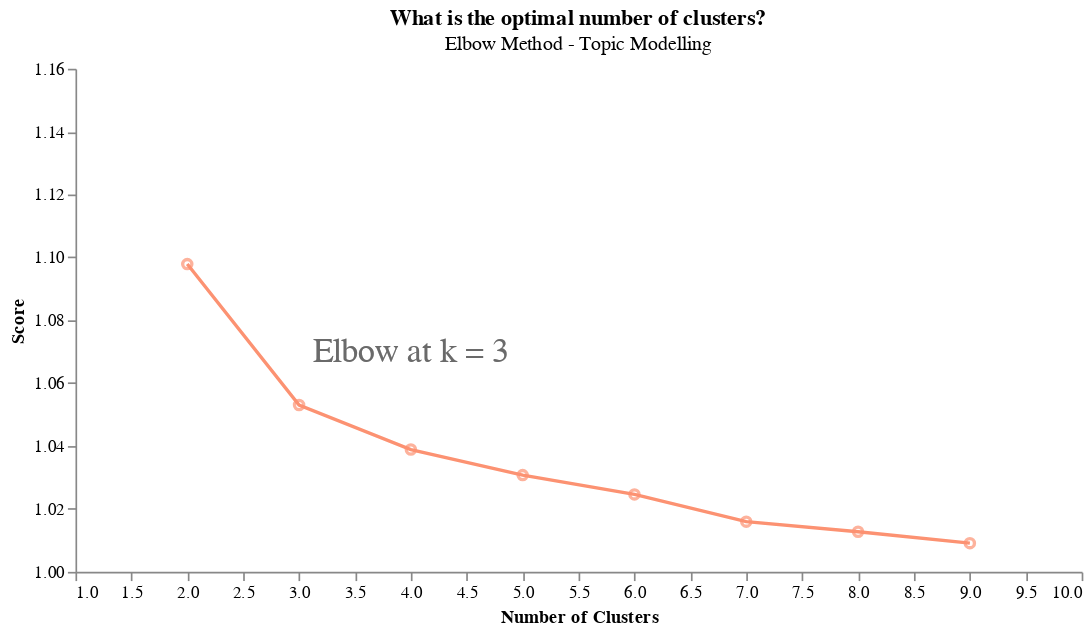

Here is the notebook cell this chart was saved with:
### Code cell
df_cost['text_x'] = 4
df_cost['text_y'] = 1.07

elbow_plot = (
        alt.Chart(df_cost)
        .mark_line()
        .encode(
            x = alt.X("cluster", title="Number of Clusters"),
            y=alt.Y("cost_normal", title="Score",scale = alt.Scale(domain=[1,1.15])
                   ),
            color=alt.value('#fc9272'),
            tooltip=[alt.Tooltip('cost_normal')]
        )
    ).properties(width=600,title={
      "text": ["What is the optimal number of clusters?"], 
      "subtitle": ["Elbow Method - Topic Modelling"]
    },).interactive()

elbow_plot_point = (
        alt.Chart(df_cost)
        .mark_point()
        .encode(
            x = alt.X("cluster", title="Number of Clusters",scale = alt.Scale(domain=[1.9,9.5])),
            y=alt.Y("cost_normal", title="Score",scale = alt.Scale(domain=[1,1.15])
                   ),
            color=alt.value('#fc9272'),
            tooltip=[alt.Tooltip('cost_normal')]
        )
    ).properties(width=600,title={
      "text": ["What is the optimal number of clusters?"], 
      "subtitle": ["Elbow Method - Topic Modelling"]
    },).interactive()


text = alt.Chart(df_cost).mark_text(opacity = 0.1,size =20,
    text='Elbow at k = 3', angle=0
).encode(
    x='text_x', y='text_y'
)

elbow_plot = alt.layer(
    elbow_plot,elbow_plot_point,text#,rect,rect2,text2,text
).configure_axis(
    grid=False
).configure_view(
    strokeWidth=0
)

elbow_plot.save("plots/elbow_plot.html")
elbow_plot

### Figure 1 — Vega-Lite specification as saved in the notebook (floating-point values rounded to 4 significant figures)
{"config": {"view": {"continuousWidth": 400, "continuousHeight": 300, "strokeWidth": 0}, "axis": {"grid": false}}, "layer": [{"mark": "line", "encoding": {"color": {"value": "#fc9272"}, "tooltip": [{"field": "cost_normal", "type": "quantitative"}], "x": {"field": "cluster", "title": "Number of Clusters", "type": "quantitative"}, "y": {"field": "cost_normal", "scale": {"domain": [1, 1.15]}, "title": "Score", "type": "quantitative"}}, "selection": {"selector001": {"type": "interval", "bind": "scales", "encodings": ["x", "y"]}}, "title": {"text": ["What is the optimal number of clusters?"], "subtitle": ["Elbow Method - Topic Modelling"]}, "width": 600}, {"mark": "point", "encoding": {"color": {"value": "#fc9272"}, "tooltip": [{"field": "cost_normal", "type": "quantitative"}], "x": {"field": "cluster", "scale": {"domain": [1.9, 9.5]}, "title": "Number of Clusters", "type": "quantitative"}, "y": {"field": "cost_normal", "scale": {"domain": [1, 1.15]}, "title": "Score", "type": "quantitative"}}, "selection": {"selector002": {"type": "interval", "bind": "scales", "encodings": ["x", "y"]}}, "title": {"text": ["What is the optimal number of clusters?"], "subtitle": ["Elbow Method - Topic Modelling"]}, "width": 600}, {"mark": {"type": "text", "angle": 0, "opacity": 0.1, "size": 20, "text": "Elbow at k = 3"}, "encoding": {"x": {"field": "text_x", "type": "quantitative"}, "y": {"field": "text_y", "type": "quantitative"}}}], "data": {"name": "data-b47705c3df0f809d5c301a2bc09b5f5e"}, "$schema": "https://vega.github.io/schema/vega-lite/v4.17.0.json", "datasets": {"data-b47705c3df0f809d5c301a2bc09b5f5e": [{"cluster": 2, "cost": 109800000.0, "cost_normal": 1.098, "text_x": 4, "text_y": 1.07}, {"cluster": 3, "cost": 105300000.0, "cost_normal": 1.053, "text_x": 4, "text_y": 1.07}, {"cluster": 4, "cost": 103900000.0, "cost_normal": 1.039, "text_x": 4, "text_y": 1.07}, {"cluster": 5, "cost": 103100000.0, "cost_normal": 1.031, "text_x": 4, "text_y": 1.07}, {"cluster": 6, "cost": 102500000.0, "cost_normal": 1.025, "text_x": 4, "text_y": 1.07}, {"cluster": 7, "cost": 101600000.0, "cost_normal": 1.016, "text_x": 4, "text_y": 1.07}, {"cluster": 8, "cost": 101300000.0, "cost_normal": 1.013, "text_x": 4, "text_y": 1.07}, {"cluster": 9, "cost": 100900000.0, "cost_normal": 1.009, "text_x": 4, "text_y": 1.07}]}}
